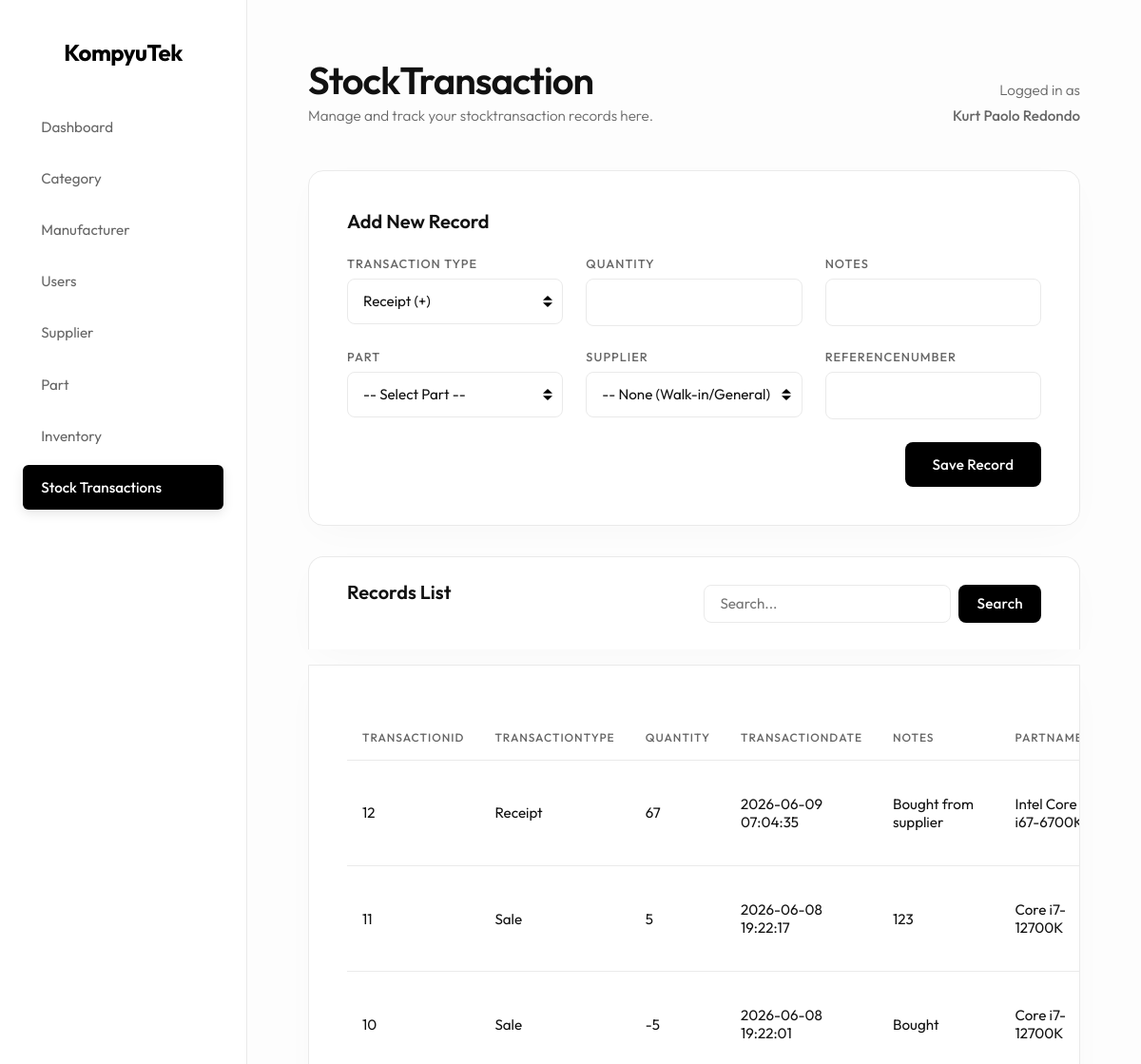
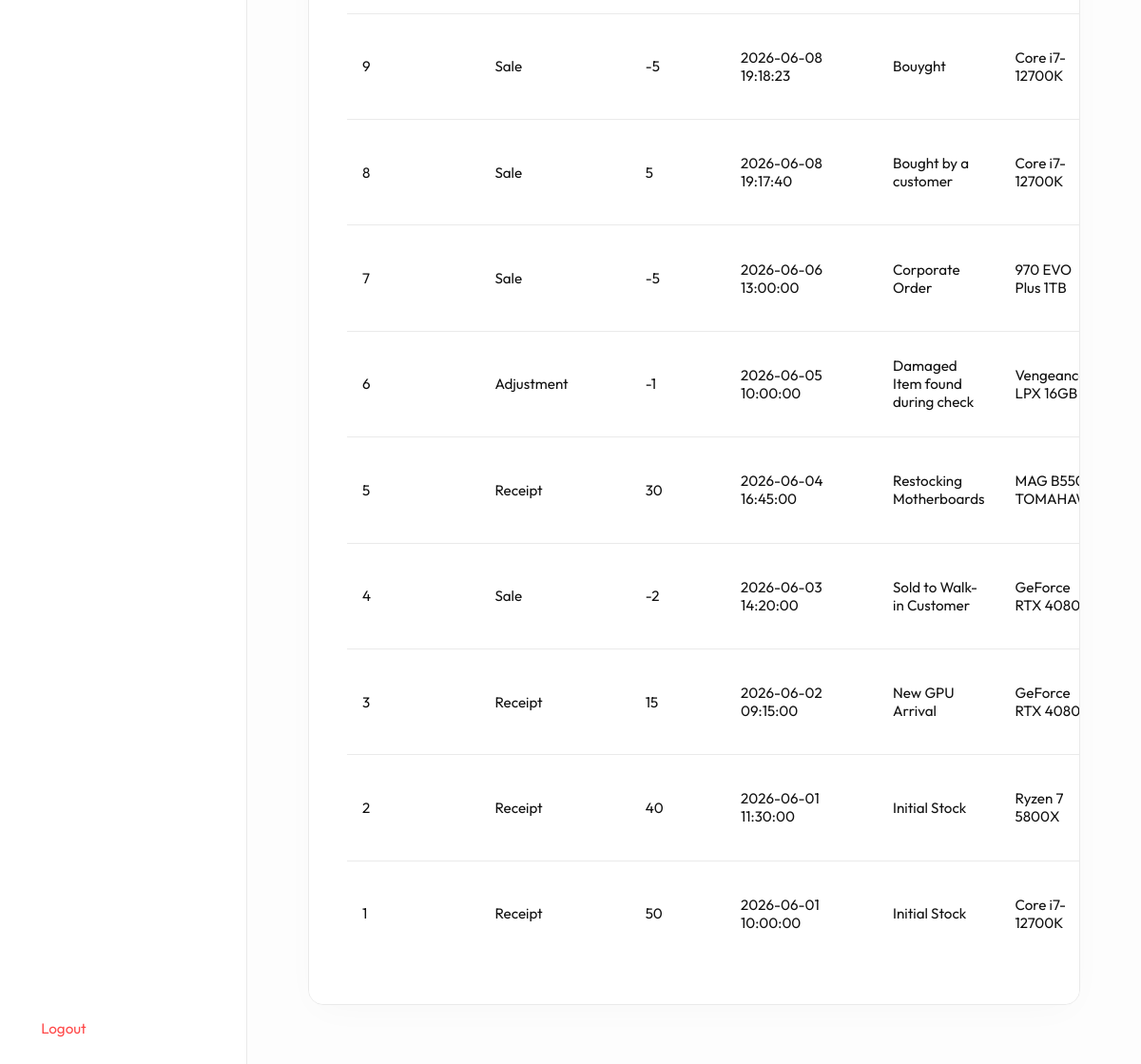
The app's page /stocktransaction.php (signed in), older data (2 pictures, top to bottom).
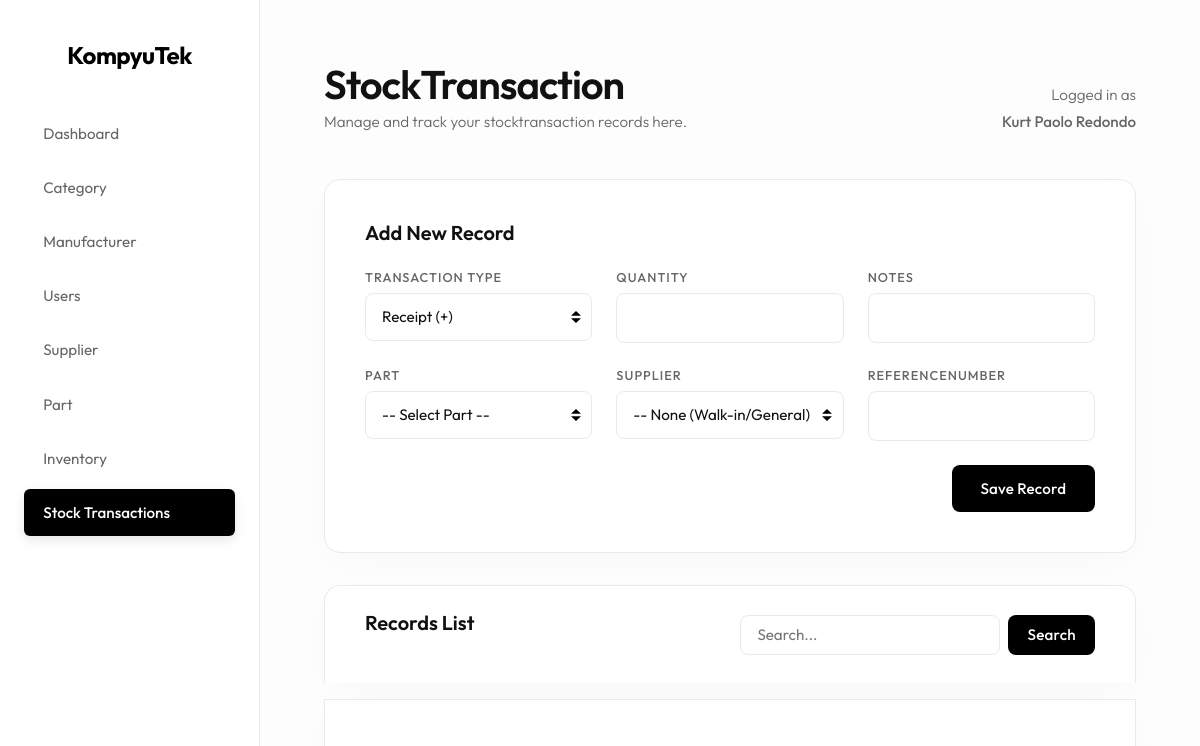
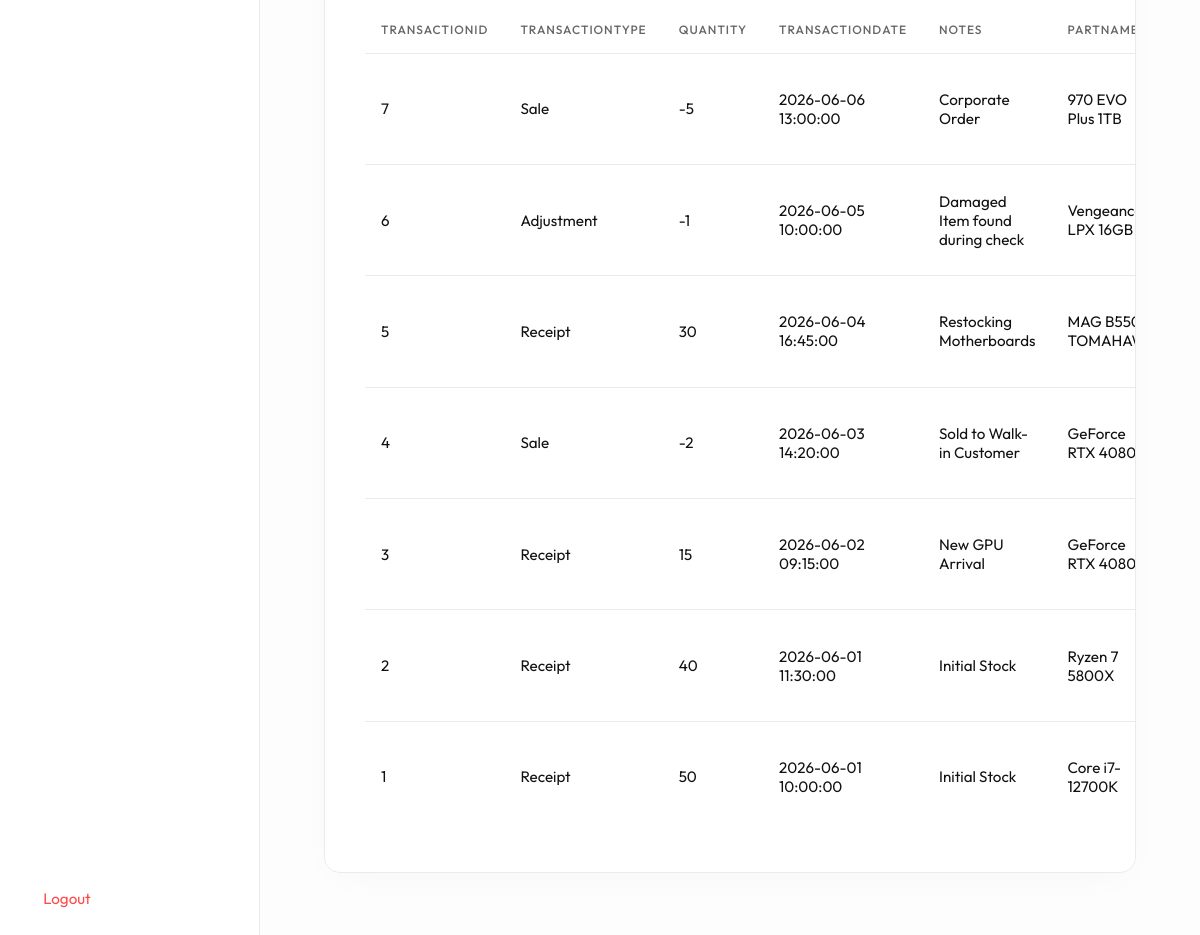
The same page, newer data (2 pictures, top to bottom).
### tables this page shows
CREATE TABLE `StockTransaction` (
  `TransactionID` int(11) NOT NULL,
  `TransactionType` varchar(255) NOT NULL,
  `Quantity` int(11) NOT NULL,
  `TransactionDate` datetime NOT NULL,
  `Notes` varchar(255) DEFAULT NULL,
  `PartID` int(11) DEFAULT NULL,
  `SupplierID` int(11) DEFAULT NULL,
  `UserID` int(11) DEFAULT NULL,
  `ReferenceNumber` varchar(255) DEFAULT NULL
);

CREATE TABLE `Part` (
  `PartID` int(11) NOT NULL,
  `SKU` varchar(255) NOT NULL,
  `PartName` varchar(255) NOT NULL,
  `ModelNumber` varchar(255) DEFAULT NULL,
  `CategoryID` int(11) DEFAULT NULL,
  `ManufacturerID` int(11) DEFAULT NULL,
  `Description` varchar(255) DEFAULT NULL,
  `Price` decimal(10,2) DEFAULT NULL
);

### stocktransaction.php (the view, shortened to what this page needs)
<?php
include 'db.php';
$edit_row = null;
$search_query = '';
$where_sql = "";
$final_query = "SELECT StockTransaction.*, Part.PartName, Supplier.SupplierName, Users.FullName FROM StockTransaction LEFT JOIN Part ON StockTransaction.PartID = Part.PartID LEFT JOIN Supplier ON StockTransaction.SupplierID = Supplier.SupplierID LEFT JOIN Users ON StockTransaction.UserID = Users.UserID" . $where_sql . " ORDER BY TransactionDate DESC";
$result = $conn->query($final_query);
?>
<!DOCTYPE html>
<html>
<head>
    <link rel="stylesheet" href="style.css?v=<?= time() ?>">
</head>
<body>
    <div class="sidebar">
        <h2>KompyuTek</h2>
        <a href="index.php">Dashboard</a>
        <?php
        $category_nav_class = ""; if ("StockTransaction" == "Category") $category_nav_class = "active";
        $manufacturer_nav_class = ""; if ("StockTransaction" == "Manufacturer") $manufacturer_nav_class = "active";
        $users_nav_class = ""; if ("StockTransaction" == "Users") $users_nav_class = "active";
        $supplier_nav_class = ""; if ("StockTransaction" == "Supplier") $supplier_nav_class = "active";
        $part_nav_class = ""; if ("StockTransaction" == "Part") $part_nav_class = "active";
        $inventory_nav_class = ""; if ("StockTransaction" == "Inventory") $inventory_nav_class = "active";
        $stock_nav_class = ""; if ("StockTransaction" == "StockTransaction") $stock_nav_class = "active";
        ?>
        <a href="category.php" class="<?= $category_nav_class ?>">Category</a>
        <a href="manufacturer.php" class="<?= $manufacturer_nav_class ?>">Manufacturer</a>
        <a href="users.php" class="<?= $users_nav_class ?>">Users</a>
        <a href="supplier.php" class="<?= $supplier_nav_class ?>">Supplier</a>
        <a href="part.php" class="<?= $part_nav_class ?>">Part</a>
        <a href="inventory.php" class="<?= $inventory_nav_class ?>">Inventory</a>
        <a href="stocktransaction.php" class="<?= $stock_nav_class ?>">Stock Transactions</a>
        <a href="logout.php" class="logout">Logout</a>
    </div>
    <div class="main-content">
        <div class="header">
            <div>
                <h1>StockTransaction</h1>
                <p>Manage and track your stocktransaction records here.</p>
            </div>
            <div class="header-user-info">
                <p class="header-user-label">Logged in as</p>
                <p class="header-user-name"><?= htmlspecialchars($_SESSION['full_name']) ?></p>
            </div>
        </div>
        <div class="card">
            <h3>
            <?php
            if (isset($edit_row)) {
                echo 'Edit Record';
            } else {
                echo 'Add New Record';
            }
            ?>
            </h3>
            <form method="POST">
                <div class="form-group">
                    <label>Transaction Type</label>
                    <select name="TransactionType" required>
                        <?php
                        $receipt_selected = "";
                        ?>
                        <option value="Receipt" <?= $receipt_selected ?>>Receipt (+)</option>
                    </select>
                </div>
                <div class="form-group">
                    <label>Quantity</label>
                    <?php
                    $input_value = "";
                    ?>
                    <input type="text" name="Quantity" value="<?= $input_value ?>" required>
                </div>
                <div class="form-group">
                    <label>Notes</label>
                    <?php
                    $input_value = "";
                    ?>
                    <input type="text" name="Notes" value="<?= $input_value ?>" required>
                </div>
                <div class="form-group">
                    <label>Part</label>
                    <select name="PartID" required>
                        <option value="">-- Select Part --</option>
                    </select>
                </div>
                <div class="form-group">
                    <label>Supplier</label>
                    <select name="SupplierID">
                        <option value="">-- None (Walk-in/General) --</option>
                    </select>
                </div>
                <div class="form-group">
                    <label>ReferenceNumber</label>
                    <?php
                    $input_value = "";
                    ?>
                    <input type="text" name="ReferenceNumber" value="<?= $input_value ?>" required>
                </div>
                <div class="form-group form-actions">
                    <button type="submit">
                        <?php
                        if (isset($edit_row)) {
                        echo 'Update Details';
                    } else {
                        echo 'Save Record';
                    }
                        ?>
                    </button>
                </div>
            </form>
        </div>
        <div class="card toolbar-card">
            <h3 class="toolbar-title">Records List</h3>
            <form method="GET" class="search-form">
                <input type="text" name="search" placeholder="Search..." value="<?= htmlspecialchars($search_query) ?>" class="search-input">
                <button type="submit" class="btn-search">Search</button>
            </form>
        </div>
        <div class="card table-card">
            <table>
                <thead>
                    <tr>
                        <th>TransactionID</th><th>TransactionType</th><th>Quantity</th><th>TransactionDate</th><th>Notes</th><th>PartName</th><th>SupplierName</th><th>FullName</th><th>ReferenceNumber</th>
                    </tr>
                </thead>
                <tbody>
                    <?php
                    if ($result) {
                        if ($result->num_rows > 0) {
                            while ($row = $result->fetch_assoc()) {
                                ?>
                                <tr>
                            <?php
                            $table_cell_value = "";
                            if (isset($row['TransactionID'])) {
                                $table_cell_value = htmlspecialchars($row['TransactionID']);
                        }
                            ?>
                            <td><?= $table_cell_value ?></td>
                            <?php
                            $table_cell_value = "";
                            if (isset($row['TransactionType'])) {
                                $table_cell_value = htmlspecialchars($row['TransactionType']);
                        }
                            ?>
                            <td><?= $table_cell_value ?></td>
                            <?php
                            $table_cell_value = "";
                            if (isset($row['Quantity'])) {
                                $table_cell_value = htmlspecialchars($row['Quantity']);
                        }
                            ?>
                            <td><?= $table_cell_value ?></td>
                            <?php
                            $table_cell_value = "";
                            if (isset($row['TransactionDate'])) {
                                $table_cell_value = htmlspecialchars($row['TransactionDate']);
                        }
                            ?>
                            <td><?= $table_cell_value ?></td>
                            <?php
                            $table_cell_value = "";
                            if (isset($row['Notes'])) {
                                $table_cell_value = htmlspecialchars($row['Notes']);
                        }
                            ?>
                            <td><?= $table_cell_value ?></td>
                            <?php
                            $table_cell_value = "";
                            if (isset($row['PartName'])) {
                                $table_cell_value = htmlspecialchars($row['PartName']);
                        }
                            ?>
                            <td><?= $table_cell_value ?></td>
                                </tr>
                                <?php
                        }
                    } else {
                        echo '<tr><td colspan="100" class="empty-state">No records found matching your search.</td></tr>';
                    }
                    }
                    ?>
                </tbody>
            </table>
        </div>
    </div>
</body>
</html>

### style.css (style rules this page uses)
:root { --bg-body: #fdfdfd; --bg-surface: #ffffff; --text-primary: #111111; --text-secondary: #666666; --accent: #000000; --border: #eaeaea; --danger: #ff4a4a; --success: #000000; }
* { box-sizing: border-box; font-family: 'Outfit', sans-serif; margin: 0; padding: 0; }
body { background: var(--bg-body); color: var(--text-primary); display: flex; min-height: 100vh; font-weight: 300; -webkit-font-smoothing: antialiased; }
.sidebar { width: 260px; background: var(--bg-surface); padding: 2.5rem 1.5rem; border-right: 1px solid var(--border); display: flex; flex-direction: column; }
.sidebar h2 { margin-bottom: 2.5rem; color: var(--accent); font-size: 1.5rem; text-align: center; font-weight: 700; letter-spacing: -0.5px; }
.sidebar a { display: flex; align-items: center; padding: 0.85rem 1.2rem; color: var(--text-secondary); text-decoration: none; border-radius: 6px; margin-bottom: 0.5rem; transition: all 0.2s ease; font-weight: 400; font-size: 0.95rem; }
.sidebar a.active { background: var(--accent); color: white; font-weight: 500; box-shadow: 0 4px 12px rgba(0,0,0,0.1); }
.sidebar a.logout { margin-top: auto; color: var(--danger); }
.main-content { flex: 1; padding: 4rem; overflow-y: auto; background: var(--bg-body); }
.header { margin-bottom: 3rem; display: flex; justify-content: space-between; align-items: flex-end; }
.header h1 { font-size: 2.5rem; font-weight: 600; letter-spacing: -1px; color: var(--text-primary); line-height: 1; }
.header p { color: var(--text-secondary); font-size: 0.95rem; margin-top: 0.5rem; }
.header-user-info { text-align: right; }
.header-user-label { color: var(--text-secondary); font-size: 0.85rem; }
.header-user-name { font-weight: 500; }
.card { background: var(--bg-surface); border: 1px solid var(--border); border-radius: 16px; padding: 2.5rem; margin-bottom: 2rem; box-shadow: 0 10px 40px -10px rgba(0,0,0,0.03); transition: transform 0.2s ease, box-shadow 0.2s ease; }
.card h3 { font-size: 1.25rem; font-weight: 600; margin-bottom: 1.5rem; color: var(--text-primary); }
form { display: flex; flex-wrap: wrap; gap: 1.5rem; }
.form-group { display: flex; flex-direction: column; gap: 0.5rem; flex: 1; min-width: 220px; }
.form-group label { font-size: 0.8rem; color: var(--text-secondary); text-transform: uppercase; letter-spacing: 1px; font-weight: 500; }
input, select { padding: 0.9rem 1rem; border-radius: 8px; border: 1px solid var(--border); background: var(--bg-surface); color: var(--text-primary); outline: none; font-size: 0.95rem; font-family: 'Outfit', sans-serif; transition: all 0.2s ease; cursor: text; }
select { cursor: pointer; appearance: none; background-repeat: no-repeat; background-position: right .7em top 50%; background-size: .65em auto; padding-right: 2em; }
.form-actions { justify-content: flex-end; flex-direction: row; align-items: flex-end; gap: 1rem; }
.toolbar-card { padding: 1.5rem 2.5rem; display: flex; justify-content: space-between; align-items: center; margin-bottom: 1rem; border-bottom-left-radius: 0; border-bottom-right-radius: 0; border-bottom: none; }
.toolbar-title { margin: 0; font-size: 1.1rem; color: var(--text-primary); }
.search-form { display: flex; gap: 0.5rem; margin: 0; min-width: 300px; }
.search-input { flex: 1; padding: 0.6rem 1rem; }
.btn-search { padding: 0.6rem 1.2rem; }
button { padding: 0.9rem 1.8rem; border-radius: 8px; border: none; background: var(--accent); color: white; font-weight: 500; cursor: pointer; font-family: 'Outfit', sans-serif; transition: all 0.2s; font-size: 0.95rem; letter-spacing: 0.2px; }
.table-card { overflow-x: auto; border-top-left-radius: 0; border-top-right-radius: 0; }
table { width: 100%; border-collapse: separate; border-spacing: 0; margin-top: 0.5rem; }
th, td { padding: 1.2rem 1rem; text-align: left; border-bottom: 1px solid var(--border); }
th { color: var(--text-secondary); font-weight: 500; font-size: 0.75rem; text-transform: uppercase; letter-spacing: 1px; padding-bottom: 1rem; }
td { font-size: 0.95rem; font-weight: 400; color: var(--text-primary); }
tr:last-child td { border-bottom: none; }

Row changes from the older to the newer data that the page shows:
removed stocktransaction: TransactionID "12", TransactionType "Receipt", Quantity "67", TransactionDate "2026-06-09 07:04:35", Notes "Bought from supplier", PartID.PartName "Intel Core…"
removed stocktransaction: TransactionID "11", TransactionType "Sale", Quantity "5", TransactionDate "2026-06-08 19:22:17", Notes "123", PartID.PartName "Core i7-12700K"
removed stocktransaction: TransactionID "10", TransactionType "Sale", Quantity "-5", TransactionDate "2026-06-08 19:22:01", Notes "Bought", PartID.PartName "Core i7-12700K"
removed stocktransaction: TransactionID "9", TransactionType "Sale", Quantity "-5", TransactionDate "2026-06-08 19:18:23", Notes "Bouyght", PartID.PartName "Core i7-12700K"
removed stocktransaction: TransactionID "8", TransactionType "Sale", Quantity "5", TransactionDate "2026-06-08 19:17:40", Notes "Bought by a customer", PartID.PartName "Core i7-12700K"
